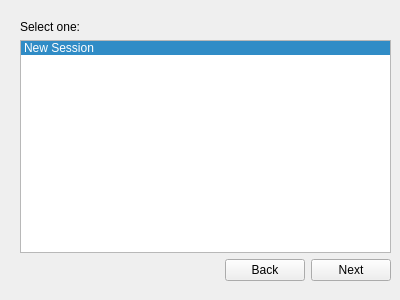
<?xml version="1.0" encoding="UTF-8"?>
<ui version="4.0">
 <class>Options</class>
 <widget class="QWidget" name="Options">
  <property name="geometry">
   <rect>
    <x>0</x>
    <y>0</y>
    <width>400</width>
    <height>300</height>
   </rect>
  </property>
  <property name="windowTitle">
   <string>Options Menu</string>
  </property>
  <widget class="QWidget" name="verticalLayoutWidget">
   <property name="geometry">
    <rect>
     <x>20</x>
     <y>20</y>
     <width>371</width>
     <height>261</height>
    </rect>
   </property>
   <layout class="QVBoxLayout" name="verticalLayout_2">
    <item>
     <widget class="QLabel" name="label">
      <property name="text">
       <string>Select one:</string>
      </property>
     </widget>
    </item>
    <item>
     <widget class="QListWidget" name="optionsList">
      <property name="currentRow">
       <number>0</number>
      </property>
      <item>
       <property name="text">
        <string>New Session</string>
       </property>
      </item>
     </widget>
    </item>
    <item>
     <layout class="QHBoxLayout" name="horizontalLayout">
      <item>
       <spacer name="horizontalSpacer">
        <property name="orientation">
         <enum>Qt::Horizontal</enum>
        </property>
        <property name="sizeHint" stdset="0">
         <size>
          <width>40</width>
          <height>20</height>
         </size>
        </property>
       </spacer>
      </item>
      <item>
       <widget class="QPushButton" name="exitButton">
        <property name="text">
         <string>Back</string>
        </property>
       </widget>
      </item>
      <item>
       <widget class="QPushButton" name="selectButton">
        <property name="text">
         <string>Next</string>
        </property>
       </widget>
      </item>
     </layout>
    </item>
    <item>
     <layout class="QVBoxLayout" name="verticalLayout_3"/>
    </item>
   </layout>
  </widget>
 </widget>
 <resources/>
 <connections/>
</ui>
